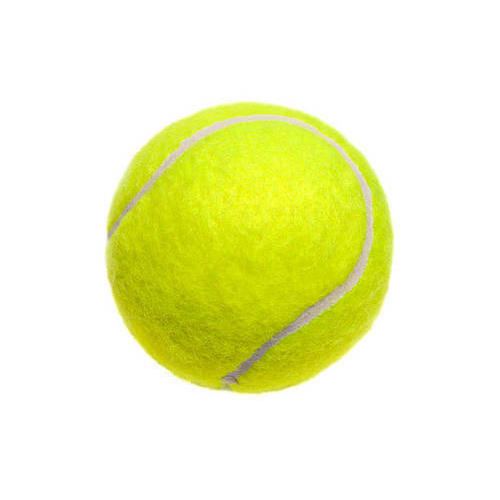
#> input picture src/topic_opencv/src/scritp/images/tennisball04.jpg, 500 x 500 px
$ python ball_detection.py   (older library calls are emulated)
#> lines starting #> are read from the running program, lines starting #| are printed output that depends on the picture; after the words box and inside, x2 and y2 are one past the last pixel; in counts of white or black regions, pixels touching at a corner belong together; long printed decimals are rounded
#!/usr/bin/env python
import numpy as np
import cv2

def read_rgb_image(image_name,show):
    rgb_image=cv2.imread(image_name)
    if show:
        cv2.imshow("RGB IMMAGE",rgb_image)
    return rgb_image
def filter_color(rgb_image,lower_bound_color,upper_bound_color):
    #convert the image in the HSV color space
    hsv_image=cv2.cvtColor(rgb_image,cv2.COLOR_BGR2HSV)
    cv2.imshow("HSV IMAGE",hsv_image)

    #find the upper an de lower bounds of the yellow color (tennis ball)
    yellowLower=(30,150,100)
    yellowUpper=(50,255,255)

    #define a mask using the lower and upper bounds of the yellow color
    mask=cv2.inRange(hsv_image,lower_bound_color,upper_bound_color)
    return mask
def getContours(binary_image_mask):
    #_,contours,hierarchy=cv2.findContours(binary_image.copy(),
    #                                      cv2.RETR_EXTERNAL,
    #                                      cv2.CHAIN_APPROX_SIMPLE)
    _,contours,hierarchy=cv2.findContours(binary_image_mask.copy(),
                                            cv2.RETR_EXTERNAL,
                                            cv2.CHAIN_APPROX_SIMPLE)
    return contours
def  draw_ball_contour(binary_image_mask,rgb_image,contours):
    black_image=np.zeros([binary_image_mask.shape[0],binary_image_mask.shape[1],3],"uint8")
    for c in contours:
        area=cv2.contourArea(c)
        perimeter=cv2.arcLength(c,True)
        ((x,y),radius)=cv2.minEnclosingCircle(c)
        if (area>15000):
            cv2.drawContours(rgb_image,[c],-1,(150,250,150),1)
            cv2.drawContours(black_image,[c],-1,(150,250,150),1)
            cx,cy=get_contour_center(c)
            cv2.circle(black_image,(cx,cy),(int)(radius),(0,0,255),1)
            cv2.circle(black_image,(cx,cy),5,(150,250,250),1)
            cv2.circle(black_image,(cx,cy),5,(150,150,255),-1)
            print("Area: {}, Perimeter: {}".format(area,perimeter))
    print("number of contours{}".format(len(contours)))
    cv2.imshow("RGB Image Contours",rgb_image)
    cv2.imshow("Black Image Contours",black_image)
def get_contour_center(contour):
    M=cv2.moments(contour)
    cx=-1
    cy=-1
    if(M["m00"]!=0):
        cx=int(M["m10"]/M["m00"])
        cy=int(M["m01"]/M["m00"])
    return cx,cy
def main():
    image_name="images/tennisball04.jpg"
    yellowLower=(30,150,100)
    yellowUpper=(50,255,255)
    rgb_image=read_rgb_image(image_name,True)
#> in read_rgb_image, rgb_image is the input picture: shape (500, 500, 3); mean B, G, R 195.5, 244.6, 241
    binary_image_mask=filter_color(rgb_image,yellowLower,yellowUpper)
#> in filter_color, `hsv_image=cv2.cvtColor(rgb_image,cv2.COLOR_BGR2HSV)`: hsv_image: shape (500, 500, 3); mean H, S, V 9.7, 58.1, 244.7
#> in filter_color, `mask=cv2.inRange(hsv_image,lower_bound_color,upper_bound_color)`:
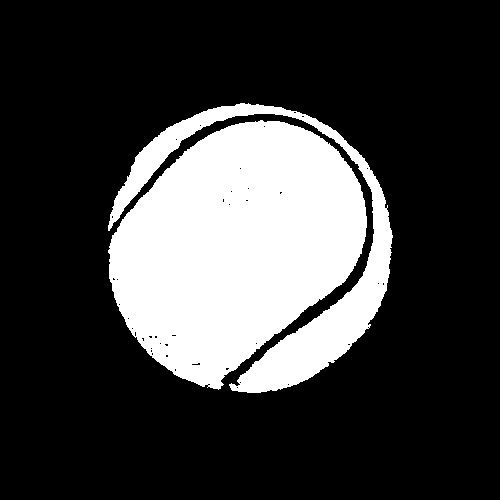
#> mask: shape (500, 500); 24% white; 2 white regions
    contours=getContours(binary_image_mask)
#> in getContours, `_,contours,hierarchy=cv2.findContours(binary_image_mask.copy(), cv2.RE..`: contours = 2 contours; box (x1, y1, x2, y2) and area: (108, 120, 367, 390) 46675, (108, 103, 393, 393) 12428
    draw_ball_contour(binary_image_mask,rgb_image,contours)
#> the loop in draw_ball_contour, `for c in contours:` made 2 passes
#> (area, perimeter, x, y, radius, cx, cy) on pass 1: (46675, 887.7, 246.4, 254.9, 139.3, 235, 245)
#> (area, perimeter, x, y, radius) on pass 2: (12428, 1432.2, 249, 247.1, 145.4)
#| Area: 46675.0, Perimeter: 887.661
#> after the loop in draw_ball_contour, `for c in contours:`:
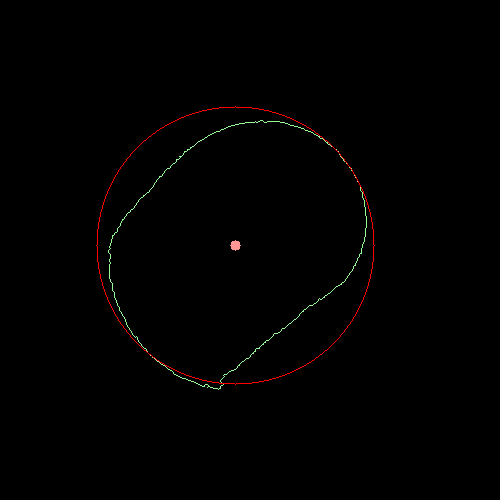
#> black_image: shape (500, 500, 3); mean B, G, R 0.5, 0.8, 1.3
#> after the loop in draw_ball_contour, `for c in contours:`:
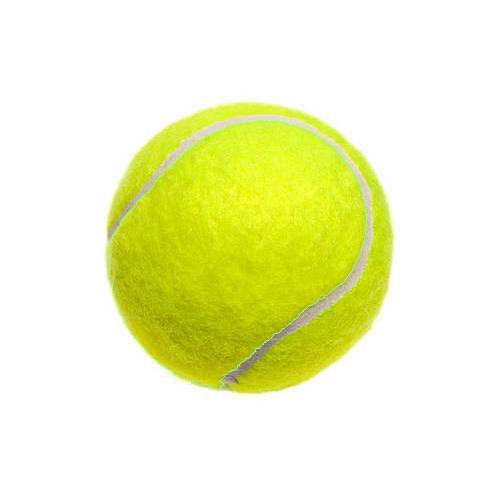
#> rgb_image: shape (500, 500, 3); 0.3% of pixels changed, all inside (x1, y1, x2, y2) = (108, 120, 367, 390)
#| number of contours2
    cv2.waitKey(0)
    cv2.destroyAllWindows()
if __name__=="__main__":
    main()
